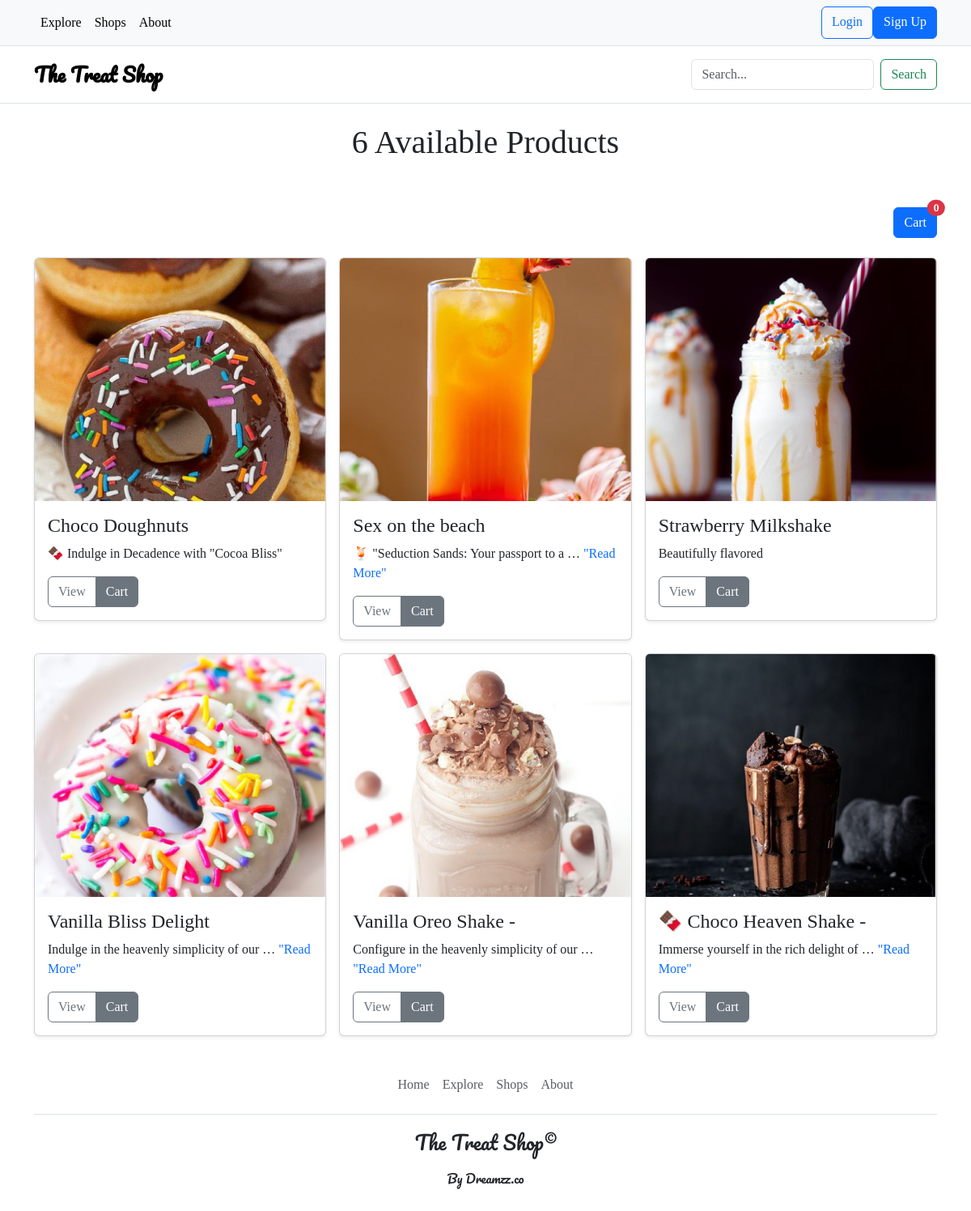
/explore/, run on the app's committed database.
### products/models.py (models this page shows, shortened)
class Product(models.Model):
    category = models.ForeignKey(Category, related_name="products", on_delete=models.CASCADE)
    name = models.CharField(max_length=100)
    price = models.FloatField()
    description = models.TextField()
    image = models.ImageField(upload_to="product_pics")
    created_by = models.ForeignKey(User, related_name="products", on_delete=models.CASCADE)
    created_at = models.DateTimeField(auto_now_add=True)
    is_sold = models.BooleanField(default=False)
    stock = models.IntegerField()
    class Meta:
        ordering = ["name"]

### products/views.py (the view)
# urls.py: path("explore/", views.explore, name="explore"),
def explore(request):
    category = Category.objects.all()
    products = Product.objects.all()
    products_count = products.count()
    return render(request, "products/explore.html", {
        "category": category,
        "products": products,
        "products_count": products_count,
    })

### products/models.py (called while the page is built)
    def __str__(self):
        return self.name

### templates/products/explore.html (shortened to what this page needs)
{% extends "partials/base.html" %}
{% load static %}
{% block content %}
<h1 class="text-center">{{ products_count }} Available Products</h1>
<br><br>
<div class="div d-flex text-right mr-5 mb-4" style="justify-content: right">
    <a class="btn btn-primary position-relative" href="{% url 'cart:cart_detail' %}">
    Cart
    <span class="position-absolute top-0 start-100 translate-middle badge rounded-pill bg-danger">
    {% if cart.items.all %}{{ cart.items.count }}{% else %}0{% endif %}
  </span>
</a>
</div>
<div class="row d-flex row-cols-1 row-cols-sm-2 row-cols-md-2 row-cols-lg-3 g-3"
     style="justify-content: space-between;">
    {% for product in products %}
    {% if products_count != 0 %}
    <div class="col">
        <div class="card shadow-sm">
            <img class="img card-img-top" width="100%" height="300" src="{{ product.image.url }}" alt="">
            <div class="card-body">
                <h4 class="card-header-h4 mb-2">{{ product.name }}</h4>
                <p class="card-text">{% if product.description|wordcount > 7 %}{{ product.description|truncatewords:7 }}
                    <span class="text-primary">"Read More"</span>{% else %} {{ product.description }}{% endif %}</p>
                <div class="d-flex justify-content-between align-items-center">
                    <div class="btn-group">
                        <a href="{% url 'products:detail' product.id %}" class="btn btn-outline-secondary">View</a>
                        <a href="{% url 'cart:add_to_cart' product.id %}" class="btn btn-secondary">Cart</a>
                    </div>
                </div>
            </div>
        </div>
    </div>
    {% else %}
    <h1>Nothin here</h1><br><br><br>
    <div class="text-center mt-5">
        <img width="300rem" src="{% static 'product_media/CartEmpty.png' %}" alt="Empty cart.jpg">
    </div>
    {% endif %}
    {% endfor %}
</div>
{% endblock content %}

### templates/partials/base.html (shortened to what this page needs)
<!doctype html>
<html lang="en">
<head>
    <link href="https://cdn.jsdelivr.net/npm/bootstrap@5.3.2/dist/css/bootstrap.min.css" rel="stylesheet"
>
    <link rel="stylesheet" href="https://cdn.jsdelivr.net/npm/bootstrap-icons@1.11.3/font/bootstrap-icons.min.css">
    <link rel="stylesheet" href="https://cdn.jsdelivr.net/npm/bootstrap-icons@1.11.3/font/bootstrap-icons.min.css">
</head>
{% load static %}
<body>
<nav class="py-2 bg-body-tertiary border-bottom" style="background-colour: #FF9BD2;">
    <div class="container d-flex flex-wrap">
        <ul class="nav me-auto">
            <li class="nav-item"><a href="{% url 'products:explore' %}"
                                    class="nav-link link-body-emphasis px-2">Explore</a></li>
            <li class="nav-item"><a href="{% url 'products:shops' %}" class="nav-link link-body-emphasis px-2">Shops</a>
            </li>
            <li class="nav-item"><a href="#" class="nav-link link-body-emphasis px-2">About</a></li>
        </ul>
        {% if user.is_authenticated %}
        <ul class="nav">
            <li class="div mt-1 mr-5">
                <lord-icon
                        src="https://cdn.lordicon.com/kthelypq.json"
                        trigger="hover"
                        style="width:30px;height:30px">
                </lord-icon>
            <li class="nav-item mx-2 mt-2 mr-2">{{ user.username }}</li>
            </li>
            <a href="{% url 'userauths:logout' %}" class="btn btn-danger">Sign out</a>
            {% else %}
            <a href="{% url 'userauths:login' %}" class="btn btn-outline-primary">Login</a>
            <a href="{% url 'userauths:signup' %}" class="btn btn-primary">Sign Up</a>
            {% endif %}
    </div>
</nav>
<header class="py-3 mb-4 border-bottom">
    <div class="container d-flex flex-wrap justify-content-center">
        <a href="/" class="d-flex align-items-center mb-3 mb-lg-0 me-lg-auto link-body-emphasis text-decoration-none">
            <span style="font-family: 'Pacifico', cursive;" class="fs-4"><strong>The Treat Shop</strong></span>
        </a>
        <form action="{% url 'search:find' %}" method="get" class="d-flex" role="search">
            <input name="query" value="{{ query }}" class="form-control me-2" type="search"
                   placeholder="Search..." aria-label="Search">
            <button class="btn btn-outline-success" type="submit">Search</button>
        </form>
    </div>
</header>
<div class="container">
    {% block content %}{% endblock %}
</div>
</body>
<div class="footer">
    <div class="container">
        <footer class="py-3 my-4">
            <ul class="nav justify-content-center border-bottom pb-3 mb-3">
                <li class="nav-item"><a href="/" class="nav-link px-2 text-body-secondary">Home</a></li>
                <li class="nav-item"><a href="{% url 'products:explore' %}" class="nav-link px-2 text-body-secondary">Explore</a>
                </li>
                <li class="nav-item"><a href="{% url 'products:shops' %}" class="nav-link px-2 text-body-secondary">Shops</a>
                </li>
                <li class="nav-item"><a href="#" class="nav-link px-2 text-body-secondary">About</a></li>
            </ul>
            <p class="fs-4 text-center" style="font-family: 'Pacifico', cursive;">The Treat Shop© </p>
            <p class="text-center" style="font-size: 15px; font-family: 'Pacifico', cursive;"> By Dreamzz.co</p>
        </footer>
    </div>
</div>
</html>

### templates/partials/base.html (style rules this page uses)
body {  background-color: #B47B84; }

### templates/products/explore.html (style rules this page uses)
body { font-family: 'Averia Serif Libre', serif; }
.img { object-fit: cover; }

### data on the page
Product: image (picture), name "Choco Doughnuts", description "🍫 Indulge in Decadence with \"Cocoa Bliss\""
Product: image (picture), name "Sex on the beach", description "🍹 \"Seduction Sands: Your passport to a …"
Product: image (picture), name "Strawberry Milkshake", description "Beautifully flavored"
Product: image (picture), name "Vanilla Bliss Delight", description "Indulge in the heavenly simplicity of our …"
Product: image (picture), name "Vanilla Oreo Shake -", description "Configure in the heavenly simplicity of our …"
Product: image (picture), name "🍫 Choco Heaven Shake -", description "Immerse yourself in the rich delight of …"

### other printed values
{{ products_count }} "6"
